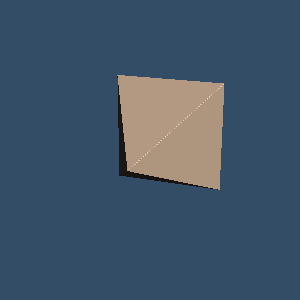

Write Python code to recreate this figure.
#!/usr/bin/env python

# Render a pyramid — a 3D cell with a square base tapering to an apex,
# defined by 5 explicit point coordinates.

# Factory overrides: importing these modules registers the OpenGL rendering
# and interaction style implementations.
import vtkmodules.vtkInteractionStyle  # noqa: F401
import vtkmodules.vtkRenderingOpenGL2  # noqa: F401
# VTK pipeline classes used in this example
from vtkmodules.vtkCommonCore import vtkPoints
from vtkmodules.vtkCommonDataModel import (
    vtkPyramid,
    vtkUnstructuredGrid,
)
from vtkmodules.vtkRenderingCore import (
    vtkActor,
    vtkDataSetMapper,
    vtkRenderWindow,
    vtkRenderWindowInteractor,
    vtkRenderer,
)

# Colors (normalized RGB)
peach_puff_rgb = (1.0, 0.855, 0.725)
dark_blue_background_rgb = (0.2, 0.302, 0.4)

# Points: 4 base vertices and 1 apex
points = vtkPoints()
points.InsertNextPoint(0.5, 0.5, -0.5)
points.InsertNextPoint(-0.5, 0.5, -0.5)
points.InsertNextPoint(-0.5, -0.5, -0.5)
points.InsertNextPoint(0.5, -0.5, -0.5)
points.InsertNextPoint(0.0, 0.0, 0.5)

# Cell: pyramid with 5 point IDs
pyramid = vtkPyramid()
pyramid.GetPointIds().SetId(0, 0)
pyramid.GetPointIds().SetId(1, 1)
pyramid.GetPointIds().SetId(2, 2)
pyramid.GetPointIds().SetId(3, 3)
pyramid.GetPointIds().SetId(4, 4)

# Unstructured grid: holds the single cell
grid = vtkUnstructuredGrid()
grid.SetPoints(points)
grid.InsertNextCell(pyramid.GetCellType(), pyramid.GetPointIds())

# Mapper: map the grid to graphics primitives
mapper = vtkDataSetMapper()
mapper.SetInputData(grid)

# Actor: position, orient, and color the cell
actor = vtkActor()
actor.SetMapper(mapper)
actor.GetProperty().SetColor(peach_puff_rgb)
actor.RotateX(20.0)
actor.RotateY(-20.0)

# Renderer: assemble the scene
renderer = vtkRenderer()
renderer.AddActor(actor)
renderer.SetBackground(dark_blue_background_rgb)

# Render window: display the rendered scene
render_window = vtkRenderWindow()
render_window.AddRenderer(renderer)
render_window.SetWindowName("cell3d pyramid")
render_window.SetMultiSamples(0)
render_window.SetSize(300, 300)

# Interactor: handle mouse and keyboard events
render_window_interactor = vtkRenderWindowInteractor()
render_window_interactor.SetRenderWindow(render_window)

# Scene: configure the camera
renderer.ResetCamera()

# Start: launch the interactive visualization
render_window_interactor.Initialize()
render_window_interactor.Start()
